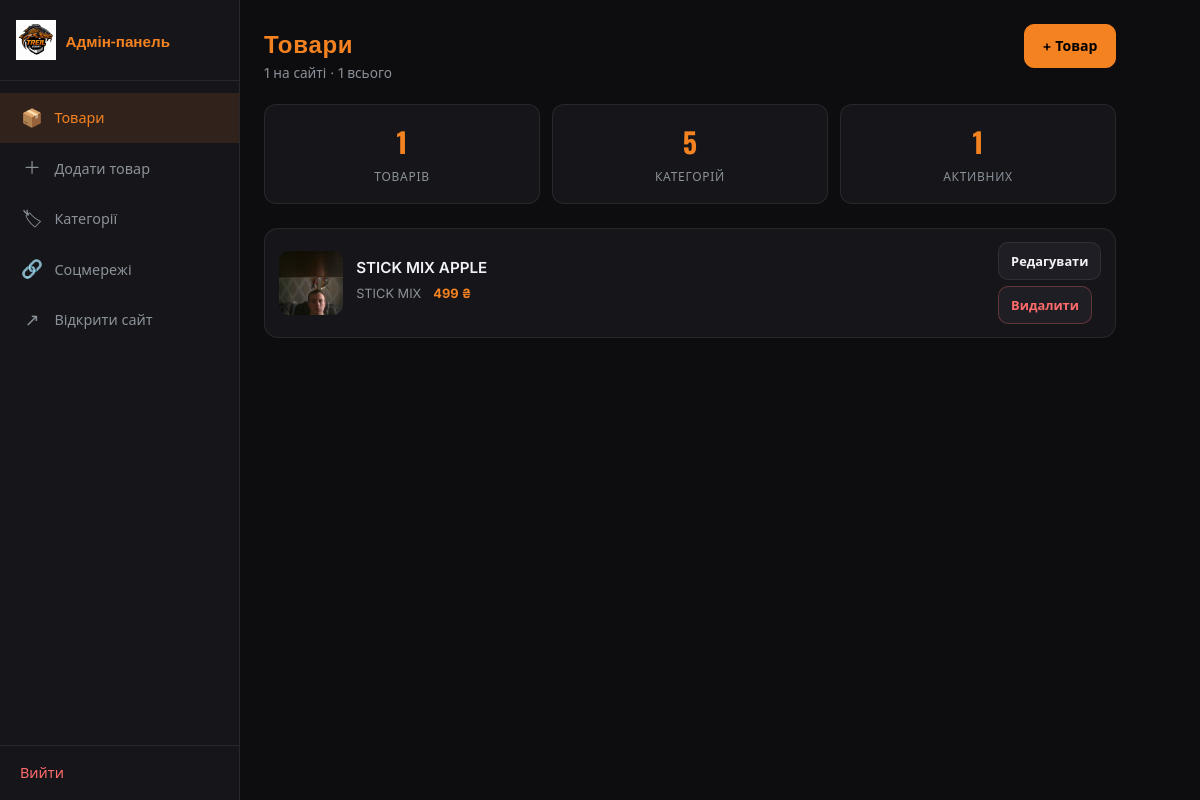
/admin (signed in), run on the app's committed database.
### tables this page shows
CREATE TABLE products (
            id INTEGER PRIMARY KEY AUTOINCREMENT,
            name TEXT NOT NULL,
            description TEXT DEFAULT '',
            price REAL NOT NULL,
            weight TEXT DEFAULT '',
            category_id INTEGER,
            is_active INTEGER DEFAULT 1,
            is_featured INTEGER DEFAULT 0,
            sort_order INTEGER DEFAULT 0,
            created_at TEXT DEFAULT (datetime('now')),
            updated_at TEXT DEFAULT (datetime('now')),
            FOREIGN KEY (category_id) REFERENCES categories(id)
        );

CREATE TABLE categories (
            id INTEGER PRIMARY KEY AUTOINCREMENT,
            name TEXT NOT NULL,
            slug TEXT NOT NULL UNIQUE
        , sort_order INTEGER DEFAULT 0);

### app.py (the view)
@app.route("/admin")
@login_required
def admin_dashboard():
    conn = get_db()
    products = conn.execute(
        """
        SELECT p.*, c.name AS category_name,
               (SELECT filename FROM product_images pi
                WHERE pi.product_id = p.id ORDER BY sort_order, id LIMIT 1) AS main_image
        FROM products p
        LEFT JOIN categories c ON p.category_id = c.id
        ORDER BY p.sort_order, p.updated_at DESC
        """
    ).fetchall()
    stats = {
        "total": conn.execute("SELECT COUNT(*) FROM products").fetchone()[0],
        "active": conn.execute("SELECT COUNT(*) FROM products WHERE is_active=1").fetchone()[0],
        "categories": conn.execute("SELECT COUNT(*) FROM categories").fetchone()[0],
    }
    conn.close()
    return render_template(
        "admin/dashboard.html", products=products, stats=stats
    )

### app.py (called while the page is built)
@app.context_processor
def inject_globals():
    return {
        "shop_name": SHOP_NAME,
        "telegram_url": TELEGRAM_URL,
        "telegram_username": TELEGRAM_USERNAME,
        "current_category": None,
        "search_query": None,
        "social_links": get_social_links(),
        "build_order_url": build_order_url,
        "general_telegram_url": telegram_order_link(
            "Привіт! Цікавлюсь прикормками TREIL ZOOM"
        ),
    }

def login_required(f):
    @wraps(f)
    def wrapped(*args, **kwargs):
        if not session.get("admin_logged_in"):
            return redirect(url_for("admin_login"))
        return f(*args, **kwargs)
    return wrapped

def get_social_links(active_only=True):
    conn = get_db()
    query = "SELECT * FROM social_links"
    if active_only:
        query += " WHERE is_active = 1"
    query += " ORDER BY sort_order, id"
    rows = conn.execute(query).fetchall()
    conn.close()
    return rows

### config.py (called while the page is built)
def telegram_order_link(text: str) -> str:
    return f"{TELEGRAM_URL}?text={quote(text)}"

### database.py (called while the page is built)
def get_db():
    conn = sqlite3.connect(DB_PATH)
    conn.row_factory = sqlite3.Row
    return conn

### templates/admin/dashboard.html (shortened to what this page needs)
{% extends "admin/base_admin.html" %}
{% block content %}
<div class="page-head">
  <div>
    <h1>Товари</h1>
    <p class="sub">{{ stats.active }} на сайті · {{ stats.total }} всього</p>
  </div>
  <a href="{{ url_for('admin_product_new') }}" class="btn btn-primary">+ Товар</a>
</div>
<div class="stats-row">
  <div class="stat-card"><strong>{{ stats.total }}</strong><span>товарів</span></div>
  <div class="stat-card"><strong>{{ stats.categories }}</strong><span>категорій</span></div>
  <div class="stat-card"><strong>{{ stats.active }}</strong><span>активних</span></div>
</div>
{% if products %}
<div class="product-list">
  {% for p in products %}
  <article class="product-row">
    <div class="product-row-img">
      {% if p.main_image %}
      <img src="{{ url_for('static', filename='uploads/' + p.main_image) }}" alt="">
      {% else %}
      <span class="no-photo">🐟</span>
      {% endif %}
    </div>
    <div class="product-row-body">
      <h3>{{ p.name }}</h3>
      <div class="meta">
        <span>{{ p.category_name or 'Без категорії' }}</span>
        <span class="price">{{ "%.0f"|format(p.price) }} ₴</span>
      </div>
    </div>
    <div class="product-row-actions">
      <a href="{{ url_for('admin_product_edit', product_id=p.id) }}" class="btn btn-sm">Редагувати</a>
      <form method="post" action="{{ url_for('admin_product_delete', product_id=p.id) }}"
            onsubmit="return confirm('Видалити «{{ p.name }}»?')">
        <button type="submit" class="btn btn-sm btn-danger">Видалити</button>
      </form>
    </div>
  </article>
  {% endfor %}
</div>
{% else %}
<div class="empty-box">
  <p>Ще немає товарів</p>
  <a href="{{ url_for('admin_product_new') }}" class="btn btn-primary">Додати перший</a>
</div>
{% endif %}
{% endblock %}

### static/css/admin.css (style rules this page uses)
:root { --orange: #f58220; --bg: #0d0d0f; --surface: #16161a; --surface2: #1e1e24; --text: #f0f2f5; --muted: #8b9199; --border: rgba(255,255,255,0.08); --danger: #ff6b6b; --font: "Inter", system-ui, sans-serif; --font-display: "Oswald", sans-serif; --nav-h: 60px; --bottom-h: 64px; }
*, *::before, *::after { box-sizing: border-box; margin: 0; padding: 0; }
body.admin { font-family: var(--font); background: var(--bg); color: var(--text); min-height: 100vh; line-height: 1.5; }
.page-head { display: flex; justify-content: space-between; align-items: flex-start; gap: 1rem; margin-bottom: 1.25rem; flex-wrap: wrap; }
h1 { font-family: var(--font-display); font-size: 1.5rem; color: var(--orange); letter-spacing: 0.03em; }
.sub { font-size: 0.85rem; color: var(--muted); margin-top: 0.2rem; }
.btn { display: inline-flex; align-items: center; justify-content: center; padding: 0.65rem 1.1rem; border-radius: 10px; font-family: inherit; font-size: 0.88rem; font-weight: 600; text-decoration: none; border: 1px solid var(--border); background: var(--surface2); color: var(--text); cursor: pointer; transition: all 0.15s; min-height: 44px; }
.btn-primary, .btn-green { background: var(--orange); color: #000; border-color: var(--orange); }
.btn-sm { padding: 0.45rem 0.75rem; font-size: 0.8rem; min-height: 38px; }
.btn-danger { color: var(--danger); border-color: rgba(255,107,107,0.3); }
.stats-row { display: grid; grid-template-columns: repeat(3, 1fr); gap: 0.75rem; margin-bottom: 1.5rem; }
.stat-card { background: var(--surface); border: 1px solid var(--border); border-radius: 12px; padding: 1rem; text-align: center; }
.stat-card strong { display: block; font-family: var(--font-display); font-size: 1.75rem; color: var(--orange); }
.stat-card span { font-size: 0.75rem; color: var(--muted); text-transform: uppercase; letter-spacing: 0.06em; }
.product-list { display: flex; flex-direction: column; gap: 0.75rem; }
.product-row { display: grid; grid-template-columns: 64px 1fr auto; gap: 0.85rem; align-items: center; background: var(--surface); border: 1px solid var(--border); border-radius: 14px; padding: 0.85rem; }
.product-row-img { width: 64px; height: 64px; border-radius: 10px; overflow: hidden; background: var(--surface2); }
.product-row-img img { width: 100%; height: 100%; object-fit: cover; }
.product-row-body h3 { font-size: 0.95rem; font-weight: 600; margin-bottom: 0.25rem; }
.product-row-body .meta { display: flex; gap: 0.75rem; font-size: 0.8rem; color: var(--muted); }
.product-row-body .price { color: var(--orange); font-weight: 700; }
.product-row-actions { display: flex; flex-direction: column; gap: 0.35rem; }
.product-row-actions form { margin: 0; }

### data on the page
products: name "STICK MIX APPLE", name "STICK MIX", price "499"

### other printed values
{{ stats.active }} "1"
{{ stats.total }} "1"
{{ stats.categories }} "5"
